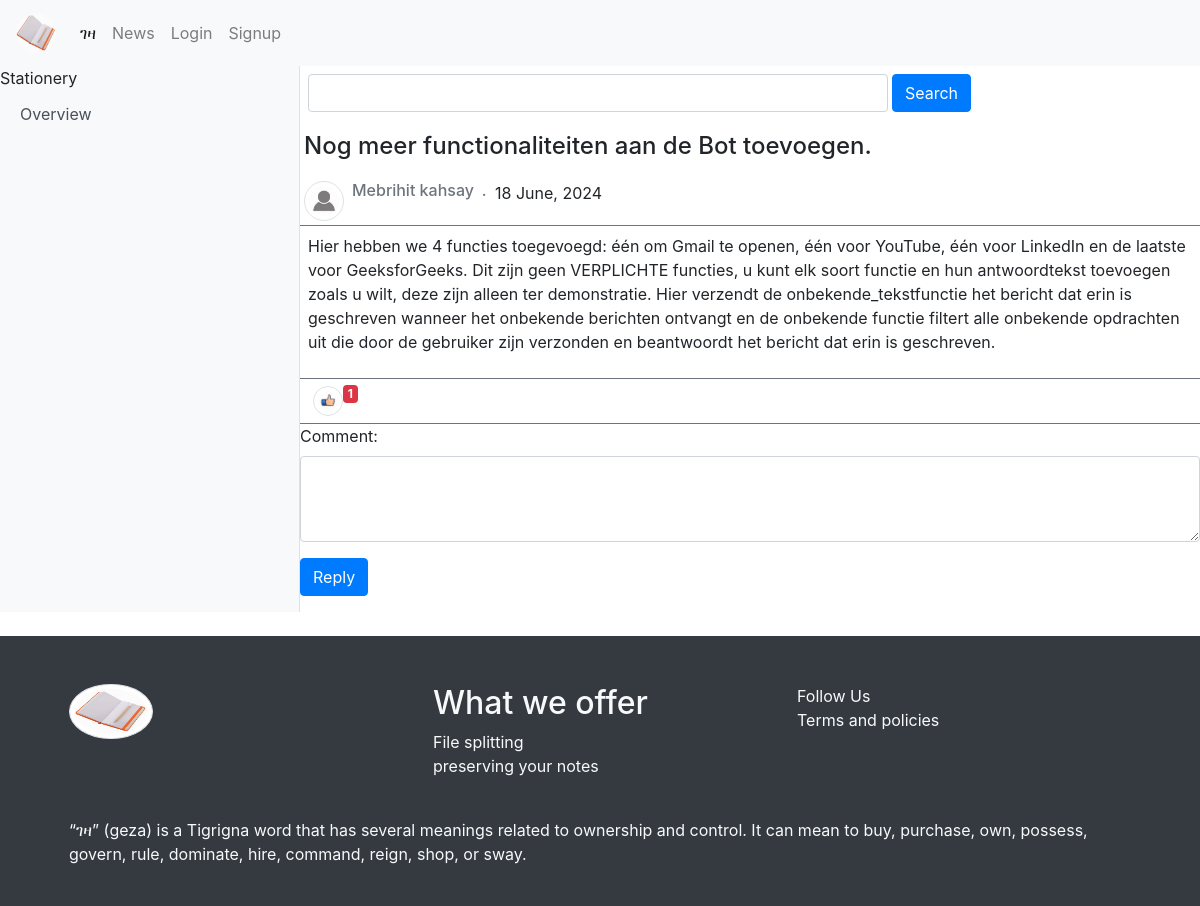
Page /posts/get-post-detail/1/21 on the committed database.
### note/models.py (models this page shows)
class Posts(note_db.Model):
    post_id = note_db.Column(note_db.Integer, autoincrement=True, primary_key=True)
    title = note_db.Column(note_db.String(100), nullable = False)
    content = note_db.Column(note_db.Text, nullable = False)
    publish_date = note_db.Column(note_db.DateTime(timezone=True), default=func.now())
    status = note_db.Column(note_db.String(50), nullable = False, default="pending")
    author_id = note_db.Column(note_db.Integer, note_db.ForeignKey('user.id'))

### note/posts.py (the view, shortened to what this page needs)
@posts.route('/get-post-detail/<int:id>/<int:word>')
def get_post_detail(id, word):
    get_post = Posts.query.filter_by(post_id = id).first_or_404()
    author = User.query.filter_by(id = get_post.author_id).first_or_404()
    total_like = Likes.query.filter_by(post_id = id).all()
    all_comment_by_post = get_comment_by_post(id)
    comment_data_collector = []
    element_post = {}
    element_post['name'] = author.first_name + ' ' + author.last_name
    element_post['data'] = get_post
    print(element_post)
    return render_template("/blogs/home.html",
                           is_on_detail = True,
                           status_post = element_post,
                           all_comments = comment_data_collector,
                           total_likes = len(total_like),
                           user=current_user)

### note/blogs.py (called while the page is built)
@blogs.route('/get-all-comments-by-post/<int:id>')
def get_comment_by_post(id):
    all_comments = Comments.query.filter_by(post_id = id).all()
    return all_comments

### note/templates/blogs/home.html (shortened to what this page needs)
<!DOCTYPE html>
<html lang="en">
<head>
    <link rel="stylesheet" href="https://stackpath.bootstrapcdn.com/bootstrap/4.5.2/css/bootstrap.min.css">
</head>
<body>
    {% include "navbar.html" %}
    <div class="d-flex" id="wrapper">
        <div class="bg-light border-right w-25" id="sidebar-wrapper">
            <div class="sidebar-heading">Stationery </div>
            <div class="list-group list-group-flush">
                <a href="#" class="list-group-item list-group-item-action bg-light">Overview</a>
            </div>
        </div>
        <div class="w-75 mt-2">
            <form action="/news/searching" class="form-group w-75 d-flex" method="POST">
                <input class="form-control ml-2" id="search" name="search"/>
                <button type="submit" class="btn btn-primary mx-1">Search</button>
            </form>
            {% if not is_on_detail %}
            <div class="container">
                <div class="row">
                    {% for post in approved_posts %}
                    <div class="col-sm-12 col-md-12 col-lg-12 py-2 w-100">
                        <article class="card rounded">
                            <div class="d-flex justify-content-start py-1">
                                <img class="rounded-circle pl-1 img-thumbnail" width="40" height="40" src='{{url_for('static', filename="profile.jpeg")}}' alt="">
                                <h6 class="px-2 text-secondary">{{post['author'].capitalize()}} <em class="pl-1">.</em></h6>
                                <p class="fst-italic">{{ post['data'].publish_date.strftime('%d %B, %Y')}}</p>
                            </div>
                            <div class="card-body">
                                <h5 class="card-title">{{ post['data'].title}}</h5>
                                <p class="card-text">{{ post['data'].content[:200]}} ... </p>
                                <a href="/posts/get-post-detail/{{post['data'].post_id}}/{{range(1, 51) | random}}" class="btn btn-primary">See more</a>
                            </div>
                        </article>
                    </div>
                    {% endfor %}
              </div>
            </div>
            {% else %}
            <article>
                <div class="d-flex flex-row  justify-content-between text-decoration-underline">
                    <h4 class="card-title p-1">{{status_post['data'].title}}</h4>
                </div>
                <div class="d-flex justify-content-start p-1 border-bottom border-secondary">
                    <img class="rounded-circle pl-1 img-thumbnail" width="40" height="40" src='{{url_for('static', filename="profile.jpeg")}}' alt="">
                    <h6 class="px-2 text-secondary">{{status_post['name'].capitalize()}} <em class="pl-1">.</em></h6>
                    <p class="fst-italic">{{ status_post['data'].publish_date.strftime('%d %B, %Y')}}</p>
                </div>
                <p class="p-2">{{ status_post['data'].content}}</p>
                <form class="border-top border-bottom border-secondary" action="/news/likes/create-like" method="POST">
                    <button type="submit" class="btn btn-default d-flex">
                        <img class="rounded-circle pl-1 img-thumbnail" width="30" height="30" src="{{url_for('static', filename='like.jpeg')}}" alt="like"/>
                        {% if total_likes > 0 %}
                        <sub class="badge badge-danger">{{ total_likes }}</sub>
                        {% endif %}
                    </button>
                </form>
                <form  method="POST" action="/news/create-comment">
                    <div class="form-group">
                        <label for="comment">Comment:</label>
                        <textarea rows="3" class="form-control" id="comment"   name="comment" required></textarea>
                    </div>
                    <button type="submit" class="btn btn-primary">Reply</button>
                </form>
            </article>
            {% endif%}
        </div>
    </div>
    {% include "footer.html" %}
</body>
</html>

### note/templates/navbar.html (shortened to what this page needs)
<nav class="navbar navbar-expand-lg navbar-light bg-light sticky-top">
    <a class="navbar-brand" href="/"><img width="40" height="40" class="rounded-circle h-40 w-40" src="{{ url_for('static', filename='notebook.jpeg') }}" alt="Note book"></a>
    <div class="collapse navbar-collapse" id="navbarNavAltMarkup">
      <div class="navbar-nav">
        {% if user.is_authenticated%}
            <a class="nav-item nav-link active" href="/">ገዛ <span class="sr-only">(current)</span></a>
            {% if user.is_admin %}
            <a class="nav-item nav-link active" href="/profile/profile">Profile</a>
            {% else %}
            <a class="nav-item nav-link" href="/notes">Notes</a>
            <a class="nav-item nav-link" href="/posts">Posts</a>
            {% endif %}
            <a class="nav-item nav-link" href="/news">News</a>
            <a class="nav-item nav-link" href="/auth/logout">Sign out</a>
        {% else %}
            <a class="nav-item nav-link active" href="/">ገዛ  <span class="sr-only">(current)</span></a>
            <a class="nav-item nav-link" href="/news">News</a>
            <a class="nav-item nav-link" href="/auth/login">Login</a>
            <a class="nav-item nav-link" href="/auth/signup">Signup</a>
        {% endif %}
      </div>
    </div>
  </nav>

### note/templates/footer.html
<footer class="bg-dark text-light py-4 h-20 mt-4">
    <div class="container">
        <div class="row p-4">
            <div class="col-md-4">
                <img class="img-thumbnail w-25 h-50 rounded-circle" src="{{url_for('static', filename='notebook.jpeg')}}"/>
            </div>
            <div class="col-md-4  d-flex flex-column">
                <h2>What we offer</h2>
                <ul class="list-unstyled  " type="circle">
                    <li><a href="#" class="text-light">File splitting</a></li>
                    <li><a href="#" class="text-light">preserving your notes</a></li>
                </ul>
            </div>
            <div class="col-md-4 text-md-left d-flex flex-column">
                <a href="#" class="text-light">Follow Us</a>
                <a href="#" class="text-light">Terms and policies</a>
            </div>
        </div>
        <p class="px-4"> “ገዛ” (geza) is a Tigrigna word that has several meanings related to ownership and control.
            It can mean to buy, purchase, own, possess, govern, rule, dominate, hire, command, reign, shop, or sway. </p>
    </div>
</footer>

### rows in the picture
Posts: data "Nog meer functionaliteiten aan de Bot toevoegen.", data.publish_date "18 June, 2024", data.content "Hier hebben we 4 functies toegevoegd: één om Gmail te openen, één voor YouTube, één voor LinkedIn en de laatste voor GeeksforGeeks. Dit zijn geen VERPLICHTE functies, u kunt elk soort functie en hun antwoordtekst toevoegen zoals u wilt, deze zijn alleen ter demonstratie. Hier verzendt de onbekende_tekstfunctie het bericht dat erin is geschreven wanneer het onbekende berichten ontvangt en de onbekende functie filtert alle onbekende opdrachten uit die door de gebruiker zijn verzonden en beantwoordt het bericht dat erin is geschreven."

### other values in the picture
{{ status_post['name'].capitalize() }} "Mebrihit kahsay"
{{ total_likes }} "1"
